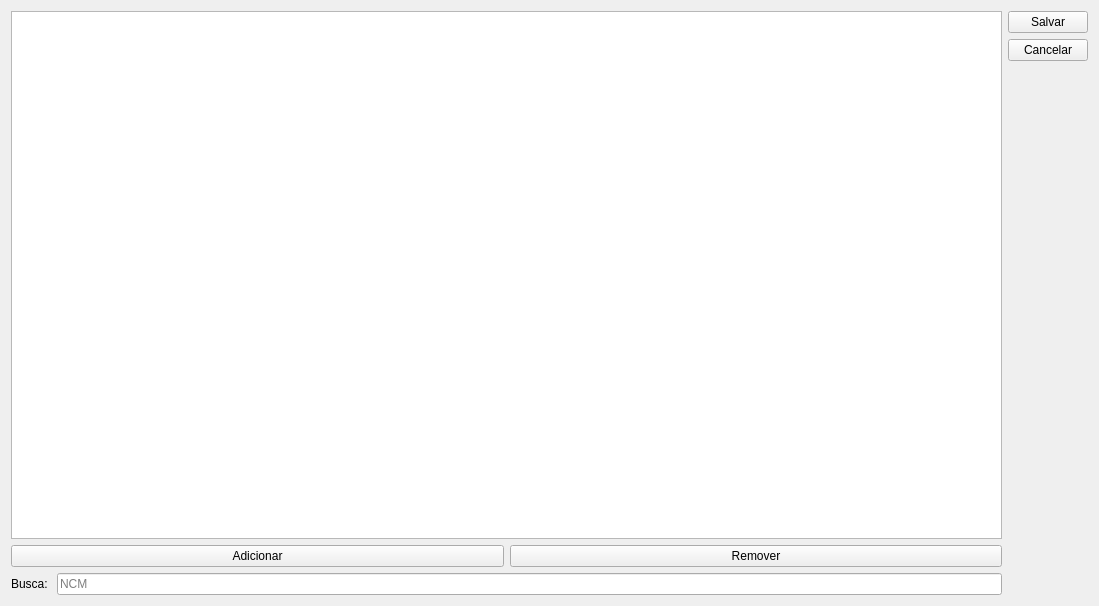
<?xml version="1.0" encoding="UTF-8"?>
<ui version="4.0">
 <class>CadastroNCM</class>
 <widget class="QWidget" name="CadastroNCM">
  <property name="geometry">
   <rect>
    <x>0</x>
    <y>0</y>
    <width>1099</width>
    <height>606</height>
   </rect>
  </property>
  <property name="windowTitle">
   <string>Form</string>
  </property>
  <layout class="QGridLayout" name="gridLayout_3">
   <item row="0" column="0">
    <widget class="TableView" name="table">
     <property name="mouseTracking">
      <bool>true</bool>
     </property>
     <property name="selectionMode">
      <enum>QAbstractItemView::MultiSelection</enum>
     </property>
     <property name="selectionBehavior">
      <enum>QAbstractItemView::SelectRows</enum>
     </property>
     <property name="sortingEnabled">
      <bool>true</bool>
     </property>
    </widget>
   </item>
   <item row="0" column="1">
    <layout class="QVBoxLayout" name="verticalLayout">
     <item>
      <widget class="QPushButton" name="pushButtonSalvar">
       <property name="text">
        <string>Salvar</string>
       </property>
      </widget>
     </item>
     <item>
      <widget class="QPushButton" name="pushButtonCancelar">
       <property name="text">
        <string>Cancelar</string>
       </property>
      </widget>
     </item>
     <item>
      <spacer name="verticalSpacer">
       <property name="orientation">
        <enum>Qt::Vertical</enum>
       </property>
       <property name="sizeHint" stdset="0">
        <size>
         <width>20</width>
         <height>40</height>
        </size>
       </property>
      </spacer>
     </item>
    </layout>
   </item>
   <item row="1" column="0">
    <layout class="QGridLayout" name="gridLayout_2">
     <item row="0" column="0">
      <widget class="QPushButton" name="pushButtonAdicionar">
       <property name="text">
        <string>Adicionar</string>
       </property>
      </widget>
     </item>
     <item row="0" column="1">
      <widget class="QPushButton" name="pushButtonRemover">
       <property name="text">
        <string>Remover</string>
       </property>
      </widget>
     </item>
    </layout>
   </item>
   <item row="2" column="0">
    <layout class="QGridLayout" name="gridLayout">
     <item row="0" column="0">
      <widget class="QLabel" name="label">
       <property name="text">
        <string>Busca: </string>
       </property>
      </widget>
     </item>
     <item row="0" column="1">
      <widget class="QLineEdit" name="lineEditBusca">
       <property name="placeholderText">
        <string>NCM</string>
       </property>
      </widget>
     </item>
    </layout>
   </item>
  </layout>
 </widget>
 <customwidgets>
  <customwidget>
   <class>TableView</class>
   <extends>QTableView</extends>
   <header>src/tableview.h</header>
  </customwidget>
 </customwidgets>
 <resources/>
 <connections/>
</ui>
